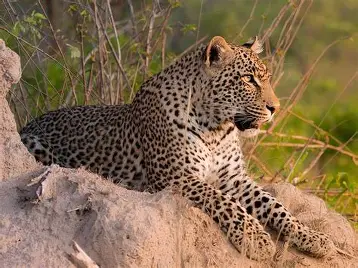
#> input picture 1/tiger.webp, 358 x 268 px, found by its file name
$ python rotation.py
#> lines starting #> are read from the running program, lines starting #| are printed output that depends on the picture
import cv2 as cv

img = cv.imread("./1/tiger.webp")
#> img is the input picture: shape (268, 358, 3); mean B, G, R 80.2, 109, 133.5
#width, height

if img is None:
      print("not found")
else:
      (h, w) = img.shape[:2]
#> h = 268; w = 358
      center = (w//2, h//2)
#> center = (179, 134)
      M = cv.getRotationMatrix2D(center, 135, 0.25)
      rotated = cv.warpAffine(img, M, (h, w))
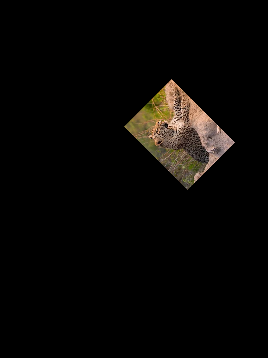
#> rotated: shape (358, 268, 3); mean B, G, R 5.1, 6.9, 8.4
      cv.imshow("original", img)
      cv.imshow("rotated 90 degree",rotated)
      cv.waitKey(0)
      cv.destroyAllWindows()
